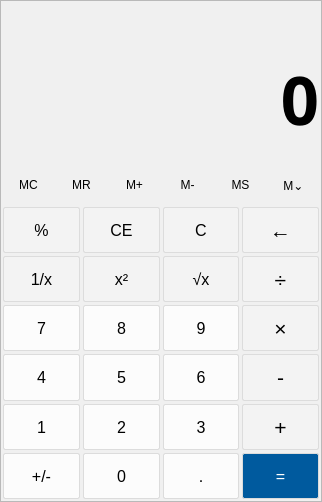
<?xml version="1.0" encoding="UTF-8"?>
<ui version="4.0">
 <class>WinCalc</class>
 <widget class="QMainWindow" name="WinCalc">
  <property name="geometry">
   <rect>
    <x>0</x>
    <y>0</y>
    <width>322</width>
    <height>502</height>
   </rect>
  </property>
  <property name="minimumSize">
   <size>
    <width>322</width>
    <height>502</height>
   </size>
  </property>
  <property name="windowTitle">
   <string>WinCalc</string>
  </property>
  <widget class="QWidget" name="centralwidget">
   <layout class="QVBoxLayout" name="verticalLayout">
    <property name="spacing">
     <number>0</number>
    </property>
    <property name="leftMargin">
     <number>0</number>
    </property>
    <property name="topMargin">
     <number>0</number>
    </property>
    <property name="rightMargin">
     <number>0</number>
    </property>
    <property name="bottomMargin">
     <number>0</number>
    </property>
    <item>
     <widget class="QFrame" name="frame_standard">
      <property name="sizePolicy">
       <sizepolicy hsizetype="Preferred" vsizetype="Expanding">
        <horstretch>0</horstretch>
        <verstretch>0</verstretch>
       </sizepolicy>
      </property>
      <property name="styleSheet">
       <string notr="true">QFrame {
	background-color: rgb(240, 240, 240);
}</string>
      </property>
      <property name="frameShape">
       <enum>QFrame::StyledPanel</enum>
      </property>
      <property name="frameShadow">
       <enum>QFrame::Raised</enum>
      </property>
      <layout class="QVBoxLayout" name="verticalLayout_3">
       <property name="leftMargin">
        <number>2</number>
       </property>
       <property name="topMargin">
        <number>2</number>
       </property>
       <property name="rightMargin">
        <number>2</number>
       </property>
       <property name="bottomMargin">
        <number>2</number>
       </property>
       <item>
        <widget class="QLabel" name="display_small">
         <property name="minimumSize">
          <size>
           <width>0</width>
           <height>30</height>
          </size>
         </property>
         <property name="maximumSize">
          <size>
           <width>16777215</width>
           <height>30</height>
          </size>
         </property>
         <property name="font">
          <font>
           <family>Microsoft Tai Le</family>
          </font>
         </property>
         <property name="styleSheet">
          <string notr="true">QLabel {
	color: rgb(97, 97, 97);
}</string>
         </property>
         <property name="text">
          <string/>
         </property>
         <property name="alignment">
          <set>Qt::AlignBottom|Qt::AlignRight|Qt::AlignTrailing</set>
         </property>
        </widget>
       </item>
       <item>
        <widget class="QLabel" name="display">
         <property name="sizePolicy">
          <sizepolicy hsizetype="Preferred" vsizetype="Expanding">
           <horstretch>0</horstretch>
           <verstretch>0</verstretch>
          </sizepolicy>
         </property>
         <property name="maximumSize">
          <size>
           <width>16777215</width>
           <height>120</height>
          </size>
         </property>
         <property name="font">
          <font>
           <family>Microsoft Tai Le</family>
           <pointsize>50</pointsize>
           <bold>true</bold>
           <stylestrategy>PreferDefault</stylestrategy>
          </font>
         </property>
         <property name="text">
          <string>0</string>
         </property>
         <property name="alignment">
          <set>Qt::AlignRight|Qt::AlignTrailing|Qt::AlignVCenter</set>
         </property>
         <property name="margin">
          <number>12</number>
         </property>
        </widget>
       </item>
       <item>
        <layout class="QVBoxLayout" name="verticalLayout_2">
         <property name="spacing">
          <number>2</number>
         </property>
         <item>
          <layout class="QGridLayout" name="buttons_memory">
           <property name="topMargin">
            <number>0</number>
           </property>
           <property name="bottomMargin">
            <number>0</number>
           </property>
           <property name="verticalSpacing">
            <number>6</number>
           </property>
           <item row="0" column="5">
            <widget class="QPushButton" name="btn_mem_view">
             <property name="sizePolicy">
              <sizepolicy hsizetype="Preferred" vsizetype="Preferred">
               <horstretch>0</horstretch>
               <verstretch>0</verstretch>
              </sizepolicy>
             </property>
             <property name="styleSheet">
              <string notr="true">QPushButton {
	background-color: rgb(240, 240, 240);
	border: none;
	border-radius: 4px;
}

QPushButton:hover {
	background-color: rgb(234, 234, 234);
}

QPushButton:pressed {
	background-color: rgb(227, 227, 227);
	color: rgb(138, 138, 138);
}

QPushButton:disabled  {
	color: rgb(202, 202, 202);
}

QPushButton:disabled:hover  {
	color: rgb(202, 202, 202);
	background-color: rgb(240, 240, 240);
}</string>
             </property>
             <property name="text">
              <string>M⌄</string>
             </property>
            </widget>
           </item>
           <item row="0" column="1">
            <widget class="QPushButton" name="btn_mem_recall">
             <property name="sizePolicy">
              <sizepolicy hsizetype="Preferred" vsizetype="Maximum">
               <horstretch>0</horstretch>
               <verstretch>0</verstretch>
              </sizepolicy>
             </property>
             <property name="minimumSize">
              <size>
               <width>0</width>
               <height>40</height>
              </size>
             </property>
             <property name="toolTip">
              <string>Memory recall</string>
             </property>
             <property name="styleSheet">
              <string notr="true">QPushButton {
	background-color: rgb(240, 240, 240);
	border: none;
	border-radius: 4px;
}

QPushButton:hover {
	background-color: rgb(234, 234, 234);
}

QPushButton:pressed {
	background-color: rgb(227, 227, 227);
	color: rgb(138, 138, 138);
}

QPushButton:disabled  {
	color: rgb(202, 202, 202);
}

QPushButton:disabled:hover  {
	color: rgb(202, 202, 202);
	background-color: rgb(240, 240, 240);
}</string>
             </property>
             <property name="text">
              <string>MR</string>
             </property>
            </widget>
           </item>
           <item row="0" column="3">
            <widget class="QPushButton" name="btn_mem_sub">
             <property name="sizePolicy">
              <sizepolicy hsizetype="Preferred" vsizetype="Maximum">
               <horstretch>0</horstretch>
               <verstretch>0</verstretch>
              </sizepolicy>
             </property>
             <property name="minimumSize">
              <size>
               <width>0</width>
               <height>40</height>
              </size>
             </property>
             <property name="toolTip">
              <string>Memory subtract</string>
             </property>
             <property name="styleSheet">
              <string notr="true">QPushButton {
	background-color: rgb(240, 240, 240);
	border: none;
	border-radius: 4px;
}

QPushButton:hover {
	background-color: rgb(234, 234, 234);
}

QPushButton:pressed {
	background-color: rgb(227, 227, 227);
	color: rgb(138, 138, 138);
}</string>
             </property>
             <property name="text">
              <string>M-</string>
             </property>
            </widget>
           </item>
           <item row="0" column="2">
            <widget class="QPushButton" name="btn_mem_add">
             <property name="sizePolicy">
              <sizepolicy hsizetype="Preferred" vsizetype="Maximum">
               <horstretch>0</horstretch>
               <verstretch>0</verstretch>
              </sizepolicy>
             </property>
             <property name="minimumSize">
              <size>
               <width>0</width>
               <height>40</height>
              </size>
             </property>
             <property name="toolTip">
              <string>Memory add</string>
             </property>
             <property name="styleSheet">
              <string notr="true">QPushButton {
	background-color: rgb(240, 240, 240);
	border: none;
	border-radius: 4px;
}

QPushButton:hover {
	background-color: rgb(234, 234, 234);
}

QPushButton:pressed {
	background-color: rgb(227, 227, 227);
	color: rgb(138, 138, 138);
}</string>
             </property>
             <property name="text">
              <string>M+</string>
             </property>
            </widget>
           </item>
           <item row="0" column="0">
            <widget class="QPushButton" name="btn_mem_clear">
             <property name="sizePolicy">
              <sizepolicy hsizetype="Preferred" vsizetype="Maximum">
               <horstretch>0</horstretch>
               <verstretch>0</verstretch>
              </sizepolicy>
             </property>
             <property name="minimumSize">
              <size>
               <width>0</width>
               <height>40</height>
              </size>
             </property>
             <property name="toolTip">
              <string>Memory clear (most recent value)</string>
             </property>
             <property name="styleSheet">
              <string notr="true">QPushButton {
	background-color: rgb(240, 240, 240);
	border: none;
	border-radius: 4px;
}

QPushButton:hover {
	background-color: rgb(234, 234, 234);
}

QPushButton:pressed {
	background-color: rgb(227, 227, 227);
	color: rgb(138, 138, 138);
}

QPushButton:disabled  {
	color: rgb(202, 202, 202);
}

QPushButton:disabled:hover  {
	color: rgb(202, 202, 202);
	background-color: rgb(240, 240, 240);
}</string>
             </property>
             <property name="text">
              <string>MC</string>
             </property>
            </widget>
           </item>
           <item row="0" column="4">
            <widget class="QPushButton" name="btn_mem_store">
             <property name="sizePolicy">
              <sizepolicy hsizetype="Preferred" vsizetype="Maximum">
               <horstretch>0</horstretch>
               <verstretch>0</verstretch>
              </sizepolicy>
             </property>
             <property name="minimumSize">
              <size>
               <width>0</width>
               <height>40</height>
              </size>
             </property>
             <property name="toolTip">
              <string>Memory store</string>
             </property>
             <property name="styleSheet">
              <string notr="true">QPushButton {
	background-color: rgb(240, 240, 240);
	border: none;
	border-radius: 4px;
}

QPushButton:hover {
	background-color: rgb(234, 234, 234);
}

QPushButton:pressed {
	background-color: rgb(227, 227, 227);
	color: rgb(138, 138, 138);
}</string>
             </property>
             <property name="text">
              <string>MS</string>
             </property>
            </widget>
           </item>
          </layout>
         </item>
         <item>
          <layout class="QGridLayout" name="buttons_function">
           <property name="spacing">
            <number>3</number>
           </property>
           <item row="2" column="3">
            <widget class="QPushButton" name="btn_operator_mul">
             <property name="sizePolicy">
              <sizepolicy hsizetype="Preferred" vsizetype="Expanding">
               <horstretch>0</horstretch>
               <verstretch>0</verstretch>
              </sizepolicy>
             </property>
             <property name="font">
              <font>
               <family>Segoe UI</family>
               <pointsize>16</pointsize>
               <bold>false</bold>
              </font>
             </property>
             <property name="styleSheet">
              <string notr="true">QPushButton {
	background-color: rgb(243, 243, 243);
	border: 1px solid rgb(220, 220, 220);
	border-radius: 2px;
}

QPushButton:hover {
	background-color: rgb(238, 238, 238);
}

QPushButton:pressed {
	background-color: rgb(236, 236, 236);
	color: rgb(86, 86, 86);
}</string>
             </property>
             <property name="text">
              <string>×</string>
             </property>
            </widget>
           </item>
           <item row="3" column="1">
            <widget class="QPushButton" name="btn_operand_5">
             <property name="sizePolicy">
              <sizepolicy hsizetype="Preferred" vsizetype="Expanding">
               <horstretch>0</horstretch>
               <verstretch>0</verstretch>
              </sizepolicy>
             </property>
             <property name="font">
              <font>
               <family>Segoe UI</family>
               <pointsize>12</pointsize>
               <bold>false</bold>
              </font>
             </property>
             <property name="styleSheet">
              <string notr="true">QPushButton {
	background-color: rgb(252, 252, 252);
	border: 1px solid rgb(220, 220, 220);
	border-radius: 2px;
}

QPushButton:hover {
	background-color: rgb(249, 249, 249);
}

QPushButton:pressed {
	background-color: rgb(245, 245, 245);
	color: rgb(86, 86, 86);
}</string>
             </property>
             <property name="text">
              <string>5</string>
             </property>
            </widget>
           </item>
           <item row="0" column="2">
            <widget class="QPushButton" name="btn_action_clear">
             <property name="sizePolicy">
              <sizepolicy hsizetype="Preferred" vsizetype="Expanding">
               <horstretch>0</horstretch>
               <verstretch>0</verstretch>
              </sizepolicy>
             </property>
             <property name="font">
              <font>
               <family>Segoe UI</family>
               <pointsize>12</pointsize>
               <bold>false</bold>
              </font>
             </property>
             <property name="styleSheet">
              <string notr="true">QPushButton {
	background-color: rgb(243, 243, 243);
	border: 1px solid rgb(220, 220, 220);
	border-radius: 2px;
}

QPushButton:hover {
	background-color: rgb(238, 238, 238);
}

QPushButton:pressed {
	background-color: rgb(236, 236, 236);
	color: rgb(86, 86, 86);
}</string>
             </property>
             <property name="text">
              <string>C</string>
             </property>
            </widget>
           </item>
           <item row="0" column="3">
            <widget class="QPushButton" name="btn_action_backspace">
             <property name="sizePolicy">
              <sizepolicy hsizetype="Preferred" vsizetype="Expanding">
               <horstretch>0</horstretch>
               <verstretch>0</verstretch>
              </sizepolicy>
             </property>
             <property name="font">
              <font>
               <family>Segoe UI</family>
               <pointsize>16</pointsize>
               <bold>false</bold>
              </font>
             </property>
             <property name="styleSheet">
              <string notr="true">QPushButton {
	background-color: rgb(243, 243, 243);
	border: 1px solid rgb(220, 220, 220);
	border-radius: 2px;
}

QPushButton:hover {
	background-color: rgb(238, 238, 238);
}

QPushButton:pressed {
	background-color: rgb(236, 236, 236);
	color: rgb(86, 86, 86);
}</string>
             </property>
             <property name="text">
              <string>←</string>
             </property>
            </widget>
           </item>
           <item row="5" column="2">
            <widget class="QPushButton" name="btn_operand_dot">
             <property name="sizePolicy">
              <sizepolicy hsizetype="Preferred" vsizetype="Expanding">
               <horstretch>0</horstretch>
               <verstretch>0</verstretch>
              </sizepolicy>
             </property>
             <property name="font">
              <font>
               <family>Segoe UI</family>
               <pointsize>12</pointsize>
               <bold>false</bold>
              </font>
             </property>
             <property name="styleSheet">
              <string notr="true">QPushButton {
	background-color: rgb(252, 252, 252);
	border: 1px solid rgb(220, 220, 220);
	border-radius: 2px;
}

QPushButton:hover {
	background-color: rgb(249, 249, 249);
}

QPushButton:pressed {
	background-color: rgb(245, 245, 245);
	color: rgb(86, 86, 86);
}</string>
             </property>
             <property name="text">
              <string>.</string>
             </property>
            </widget>
           </item>
           <item row="2" column="0">
            <widget class="QPushButton" name="btn_operand_7">
             <property name="sizePolicy">
              <sizepolicy hsizetype="Preferred" vsizetype="Expanding">
               <horstretch>0</horstretch>
               <verstretch>0</verstretch>
              </sizepolicy>
             </property>
             <property name="font">
              <font>
               <family>Segoe UI</family>
               <pointsize>12</pointsize>
               <bold>false</bold>
              </font>
             </property>
             <property name="styleSheet">
              <string notr="true">QPushButton {
	background-color: rgb(252, 252, 252);
	border: 1px solid rgb(220, 220, 220);
	border-radius: 2px;
}

QPushButton:hover {
	background-color: rgb(249, 249, 249);
}

QPushButton:pressed {
	background-color: rgb(245, 245, 245);
	color: rgb(86, 86, 86);
}</string>
             </property>
             <property name="text">
              <string>7</string>
             </property>
            </widget>
           </item>
           <item row="5" column="1">
            <widget class="QPushButton" name="btn_operand_0">
             <property name="sizePolicy">
              <sizepolicy hsizetype="Preferred" vsizetype="Expanding">
               <horstretch>0</horstretch>
               <verstretch>0</verstretch>
              </sizepolicy>
             </property>
             <property name="font">
              <font>
               <family>Segoe UI</family>
               <pointsize>12</pointsize>
               <bold>false</bold>
              </font>
             </property>
             <property name="styleSheet">
              <string notr="true">QPushButton {
	background-color: rgb(252, 252, 252);
	border: 1px solid rgb(220, 220, 220);
	border-radius: 2px;
}

QPushButton:hover {
	background-color: rgb(249, 249, 249);
}

QPushButton:pressed {
	background-color: rgb(245, 245, 245);
	color: rgb(86, 86, 86);
}</string>
             </property>
             <property name="text">
              <string>0</string>
             </property>
            </widget>
           </item>
           <item row="2" column="2">
            <widget class="QPushButton" name="btn_operand_9">
             <property name="sizePolicy">
              <sizepolicy hsizetype="Preferred" vsizetype="Expanding">
               <horstretch>0</horstretch>
               <verstretch>0</verstretch>
              </sizepolicy>
             </property>
             <property name="font">
              <font>
               <family>Segoe UI</family>
               <pointsize>12</pointsize>
               <bold>false</bold>
              </font>
             </property>
             <property name="styleSheet">
              <string notr="true">QPushButton {
	background-color: rgb(252, 252, 252);
	border: 1px solid rgb(220, 220, 220);
	border-radius: 2px;
}

QPushButton:hover {
	background-color: rgb(249, 249, 249);
}

QPushButton:pressed {
	background-color: rgb(245, 245, 245);
	color: rgb(86, 86, 86);
}</string>
             </property>
             <property name="text">
              <string>9</string>
             </property>
            </widget>
           </item>
           <item row="4" column="1">
            <widget class="QPushButton" name="btn_operand_2">
             <property name="sizePolicy">
              <sizepolicy hsizetype="Preferred" vsizetype="Expanding">
               <horstretch>0</horstretch>
               <verstretch>0</verstretch>
              </sizepolicy>
             </property>
             <property name="font">
              <font>
               <family>Segoe UI</family>
               <pointsize>12</pointsize>
               <bold>false</bold>
              </font>
             </property>
             <property name="styleSheet">
              <string notr="true">QPushButton {
	background-color: rgb(252, 252, 252);
	border: 1px solid rgb(220, 220, 220);
	border-radius: 2px;
}

QPushButton:hover {
	background-color: rgb(249, 249, 249);
}

QPushButton:pressed {
	background-color: rgb(245, 245, 245);
	color: rgb(86, 86, 86);
}</string>
             </property>
             <property name="text">
              <string>2</string>
             </property>
            </widget>
           </item>
           <item row="2" column="1">
            <widget class="QPushButton" name="btn_operand_8">
             <property name="sizePolicy">
              <sizepolicy hsizetype="Preferred" vsizetype="Expanding">
               <horstretch>0</horstretch>
               <verstretch>0</verstretch>
              </sizepolicy>
             </property>
             <property name="font">
              <font>
               <family>Segoe UI</family>
               <pointsize>12</pointsize>
               <bold>false</bold>
              </font>
             </property>
             <property name="styleSheet">
              <string notr="true">QPushButton {
	background-color: rgb(252, 252, 252);
	border: 1px solid rgb(220, 220, 220);
	border-radius: 2px;
}

QPushButton:hover {
	background-color: rgb(249, 249, 249);
}

QPushButton:pressed {
	background-color: rgb(245, 245, 245);
	color: rgb(86, 86, 86);
}</string>
             </property>
             <property name="text">
              <string>8</string>
             </property>
            </widget>
           </item>
           <item row="0" column="0">
            <widget class="QPushButton" name="btn_operator_mod">
             <property name="sizePolicy">
              <sizepolicy hsizetype="Preferred" vsizetype="Expanding">
               <horstretch>0</horstretch>
               <verstretch>0</verstretch>
              </sizepolicy>
             </property>
             <property name="font">
              <font>
               <family>Segoe UI</family>
               <pointsize>12</pointsize>
               <bold>false</bold>
              </font>
             </property>
             <property name="styleSheet">
              <string notr="true">QPushButton {
	background-color: rgb(243, 243, 243);
	border: 1px solid rgb(220, 220, 220);
	border-radius: 2px;
}

QPushButton:hover {
	background-color: rgb(238, 238, 238);
}

QPushButton:pressed {
	background-color: rgb(236, 236, 236);
	color: rgb(86, 86, 86);
}</string>
             </property>
             <property name="text">
              <string>%</string>
             </property>
            </widget>
           </item>
           <item row="0" column="1">
            <widget class="QPushButton" name="btn_action_clear_entry">
             <property name="sizePolicy">
              <sizepolicy hsizetype="Preferred" vsizetype="Expanding">
               <horstretch>0</horstretch>
               <verstretch>0</verstretch>
              </sizepolicy>
             </property>
             <property name="font">
              <font>
               <family>Segoe UI</family>
               <pointsize>12</pointsize>
               <bold>false</bold>
              </font>
             </property>
             <property name="styleSheet">
              <string notr="true">QPushButton {
	background-color: rgb(243, 243, 243);
	border: 1px solid rgb(220, 220, 220);
	border-radius: 2px;
}

QPushButton:hover {
	background-color: rgb(238, 238, 238);
}

QPushButton:pressed {
	background-color: rgb(236, 236, 236);
	color: rgb(86, 86, 86);
}</string>
             </property>
             <property name="text">
              <string>CE</string>
             </property>
            </widget>
           </item>
           <item row="3" column="0">
            <widget class="QPushButton" name="btn_operand_4">
             <property name="sizePolicy">
              <sizepolicy hsizetype="Preferred" vsizetype="Expanding">
               <horstretch>0</horstretch>
               <verstretch>0</verstretch>
              </sizepolicy>
             </property>
             <property name="font">
              <font>
               <family>Segoe UI</family>
               <pointsize>12</pointsize>
               <bold>false</bold>
              </font>
             </property>
             <property name="styleSheet">
              <string notr="true">QPushButton {
	background-color: rgb(252, 252, 252);
	border: 1px solid rgb(220, 220, 220);
	border-radius: 2px;
}

QPushButton:hover {
	background-color: rgb(249, 249, 249);
}

QPushButton:pressed {
	background-color: rgb(245, 245, 245);
	color: rgb(86, 86, 86);
}</string>
             </property>
             <property name="text">
              <string>4</string>
             </property>
            </widget>
           </item>
           <item row="5" column="0">
            <widget class="QPushButton" name="btn_action_sign">
             <property name="sizePolicy">
              <sizepolicy hsizetype="Preferred" vsizetype="Expanding">
               <horstretch>0</horstretch>
               <verstretch>0</verstretch>
              </sizepolicy>
             </property>
             <property name="font">
              <font>
               <family>Segoe UI</family>
               <pointsize>12</pointsize>
               <bold>false</bold>
              </font>
             </property>
             <property name="styleSheet">
              <string notr="true">QPushButton {
	background-color: rgb(252, 252, 252);
	border: 1px solid rgb(220, 220, 220);
	border-radius: 2px;
}

QPushButton:hover {
	background-color: rgb(249, 249, 249);
}

QPushButton:pressed {
	background-color: rgb(245, 245, 245);
	color: rgb(86, 86, 86);
}</string>
             </property>
             <property name="text">
              <string>+/-</string>
             </property>
            </widget>
           </item>
           <item row="5" column="3">
            <widget class="QPushButton" name="btn_action_equals">
             <property name="sizePolicy">
              <sizepolicy hsizetype="Preferred" vsizetype="Expanding">
               <horstretch>0</horstretch>
               <verstretch>0</verstretch>
              </sizepolicy>
             </property>
             <property name="font">
              <font>
               <family>Segoe UI</family>
               <pointsize>12</pointsize>
               <bold>false</bold>
              </font>
             </property>
             <property name="styleSheet">
              <string notr="true">QPushButton {
	background-color: rgb(0, 90, 158);
	color: white;
	border: 1px solid rgb(220, 220, 220);
	border-radius: 2px;
}

QPushButton:hover {
	background-color: rgb(25, 106, 167);
}

QPushButton:pressed {
	background-color: rgb(26, 114, 177);
	color: rgb(218, 218, 218);
}</string>
             </property>
             <property name="text">
              <string>=</string>
             </property>
            </widget>
           </item>
           <item row="1" column="3">
            <widget class="QPushButton" name="btn_operator_div">
             <property name="sizePolicy">
              <sizepolicy hsizetype="Preferred" vsizetype="Expanding">
               <horstretch>0</horstretch>
               <verstretch>0</verstretch>
              </sizepolicy>
             </property>
             <property name="font">
              <font>
               <family>Segoe UI</family>
               <pointsize>16</pointsize>
               <bold>false</bold>
              </font>
             </property>
             <property name="styleSheet">
              <string notr="true">QPushButton {
	background-color: rgb(243, 243, 243);
	border: 1px solid rgb(220, 220, 220);
	border-radius: 2px;
}

QPushButton:hover {
	background-color: rgb(238, 238, 238);
}

QPushButton:pressed {
	background-color: rgb(236, 236, 236);
	color: rgb(86, 86, 86);
}</string>
             </property>
             <property name="text">
              <string>÷</string>
             </property>
            </widget>
           </item>
           <item row="4" column="3">
            <widget class="QPushButton" name="btn_operator_add">
             <property name="sizePolicy">
              <sizepolicy hsizetype="Preferred" vsizetype="Expanding">
               <horstretch>0</horstretch>
               <verstretch>0</verstretch>
              </sizepolicy>
             </property>
             <property name="font">
              <font>
               <family>Segoe UI</family>
               <pointsize>16</pointsize>
               <bold>false</bold>
              </font>
             </property>
             <property name="styleSheet">
              <string notr="true">QPushButton {
	background-color: rgb(243, 243, 243);
	border: 1px solid rgb(220, 220, 220);
	border-radius: 2px;
}

QPushButton:hover {
	background-color: rgb(238, 238, 238);
}

QPushButton:pressed {
	background-color: rgb(236, 236, 236);
	color: rgb(86, 86, 86);
}</string>
             </property>
             <property name="text">
              <string>+</string>
             </property>
            </widget>
           </item>
           <item row="1" column="2">
            <widget class="QPushButton" name="btn_action_sqrt">
             <property name="sizePolicy">
              <sizepolicy hsizetype="Preferred" vsizetype="Expanding">
               <horstretch>0</horstretch>
               <verstretch>0</verstretch>
              </sizepolicy>
             </property>
             <property name="font">
              <font>
               <family>Segoe UI</family>
               <pointsize>12</pointsize>
               <bold>false</bold>
              </font>
             </property>
             <property name="styleSheet">
              <string notr="true">QPushButton {
	background-color: rgb(243, 243, 243);
	border: 1px solid rgb(220, 220, 220);
	border-radius: 2px;
}

QPushButton:hover {
	background-color: rgb(238, 238, 238);
}

QPushButton:pressed {
	background-color: rgb(236, 236, 236);
	color: rgb(86, 86, 86);
}</string>
             </property>
             <property name="text">
              <string>√x</string>
             </property>
            </widget>
           </item>
           <item row="1" column="0">
            <widget class="QPushButton" name="btn_action_inv">
             <property name="sizePolicy">
              <sizepolicy hsizetype="Preferred" vsizetype="Expanding">
               <horstretch>0</horstretch>
               <verstretch>0</verstretch>
              </sizepolicy>
             </property>
             <property name="font">
              <font>
               <family>Segoe UI</family>
               <pointsize>12</pointsize>
               <bold>false</bold>
              </font>
             </property>
             <property name="styleSheet">
              <string notr="true">QPushButton {
	background-color: rgb(243, 243, 243);
	border: 1px solid rgb(220, 220, 220);
	border-radius: 2px;
}

QPushButton:hover {
	background-color: rgb(238, 238, 238);
}

QPushButton:pressed {
	background-color: rgb(236, 236, 236);
	color: rgb(86, 86, 86);
}</string>
             </property>
             <property name="text">
              <string>1/x</string>
             </property>
            </widget>
           </item>
           <item row="3" column="2">
            <widget class="QPushButton" name="btn_operand_6">
             <property name="sizePolicy">
              <sizepolicy hsizetype="Preferred" vsizetype="Expanding">
               <horstretch>0</horstretch>
               <verstretch>0</verstretch>
              </sizepolicy>
             </property>
             <property name="font">
              <font>
               <family>Segoe UI</family>
               <pointsize>12</pointsize>
               <bold>false</bold>
              </font>
             </property>
             <property name="styleSheet">
              <string notr="true">QPushButton {
	background-color: rgb(252, 252, 252);
	border: 1px solid rgb(220, 220, 220);
	border-radius: 2px;
}

QPushButton:hover {
	background-color: rgb(249, 249, 249);
}

QPushButton:pressed {
	background-color: rgb(245, 245, 245);
	color: rgb(86, 86, 86);
}</string>
             </property>
             <property name="text">
              <string>6</string>
             </property>
            </widget>
           </item>
           <item row="4" column="0">
            <widget class="QPushButton" name="btn_operand_1">
             <property name="sizePolicy">
              <sizepolicy hsizetype="Preferred" vsizetype="Expanding">
               <horstretch>0</horstretch>
               <verstretch>0</verstretch>
              </sizepolicy>
             </property>
             <property name="font">
              <font>
               <family>Segoe UI</family>
               <pointsize>12</pointsize>
               <bold>false</bold>
              </font>
             </property>
             <property name="styleSheet">
              <string notr="true">QPushButton {
	background-color: rgb(252, 252, 252);
	border: 1px solid rgb(220, 220, 220);
	border-radius: 2px;
}

QPushButton:hover {
	background-color: rgb(249, 249, 249);
}

QPushButton:pressed {
	background-color: rgb(245, 245, 245);
	color: rgb(86, 86, 86);
}</string>
             </property>
             <property name="text">
              <string>1</string>
             </property>
            </widget>
           </item>
           <item row="3" column="3">
            <widget class="QPushButton" name="btn_operator_sub">
             <property name="sizePolicy">
              <sizepolicy hsizetype="Preferred" vsizetype="Expanding">
               <horstretch>0</horstretch>
               <verstretch>0</verstretch>
              </sizepolicy>
             </property>
             <property name="font">
              <font>
               <family>Segoe UI</family>
               <pointsize>16</pointsize>
               <bold>false</bold>
              </font>
             </property>
             <property name="styleSheet">
              <string notr="true">QPushButton {
	background-color: rgb(243, 243, 243);
	border: 1px solid rgb(220, 220, 220);
	border-radius: 2px;
}

QPushButton:hover {
	background-color: rgb(238, 238, 238);
}

QPushButton:pressed {
	background-color: rgb(236, 236, 236);
	color: rgb(86, 86, 86);
}</string>
             </property>
             <property name="text">
              <string>-</string>
             </property>
            </widget>
           </item>
           <item row="4" column="2">
            <widget class="QPushButton" name="btn_operand_3">
             <property name="sizePolicy">
              <sizepolicy hsizetype="Preferred" vsizetype="Expanding">
               <horstretch>0</horstretch>
               <verstretch>0</verstretch>
              </sizepolicy>
             </property>
             <property name="font">
              <font>
               <family>Segoe UI</family>
               <pointsize>12</pointsize>
               <bold>false</bold>
              </font>
             </property>
             <property name="styleSheet">
              <string notr="true">QPushButton {
	background-color: rgb(252, 252, 252);
	border: 1px solid rgb(220, 220, 220);
	border-radius: 2px;
}

QPushButton:hover {
	background-color: rgb(249, 249, 249);
}

QPushButton:pressed {
	background-color: rgb(245, 245, 245);
	color: rgb(86, 86, 86);
}</string>
             </property>
             <property name="text">
              <string>3</string>
             </property>
            </widget>
           </item>
           <item row="1" column="1">
            <widget class="QPushButton" name="btn_action_sqrd">
             <property name="sizePolicy">
              <sizepolicy hsizetype="Preferred" vsizetype="Expanding">
               <horstretch>0</horstretch>
               <verstretch>0</verstretch>
              </sizepolicy>
             </property>
             <property name="font">
              <font>
               <family>Segoe UI</family>
               <pointsize>12</pointsize>
               <bold>false</bold>
              </font>
             </property>
             <property name="styleSheet">
              <string notr="true">QPushButton {
	background-color: rgb(243, 243, 243);
	border: 1px solid rgb(220, 220, 220);
	border-radius: 2px;
}

QPushButton:hover {
	background-color: rgb(238, 238, 238);
}

QPushButton:pressed {
	background-color: rgb(236, 236, 236);
	color: rgb(86, 86, 86);
}</string>
             </property>
             <property name="text">
              <string>x²</string>
             </property>
            </widget>
           </item>
          </layout>
         </item>
        </layout>
       </item>
      </layout>
     </widget>
    </item>
   </layout>
  </widget>
 </widget>
 <resources/>
 <connections/>
</ui>
